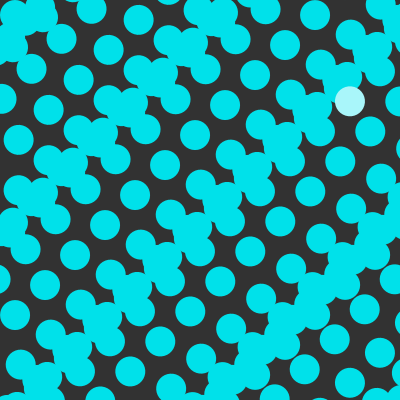
Frame 1 (no input)
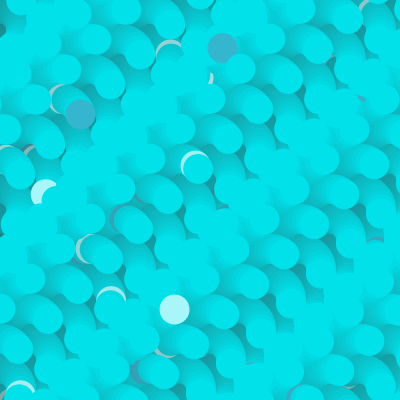
Frame 60 (the mouse pressed at the canvas centre just before this capture)
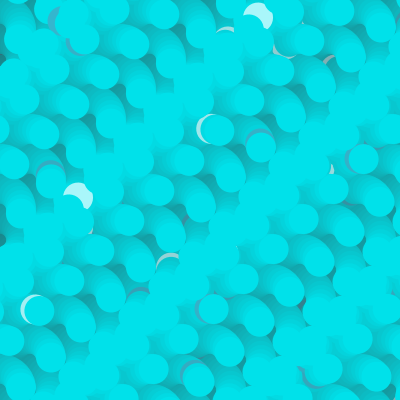
Frame 120 (the mouse held since frame 60 and released just before this capture)

The Processing sketch that drew these frames (run headless with seeded random() and noise(); from frame 60 on, the mouse is pressed at the canvas centre):

// Processing sketch: processing_173274
// ── processing_173274.pde

float rotation = 0;
float grid_size = 15;

void setup() {
  size(400, 400);
  background(50);
  smooth();
  noStroke();
  ellipseMode(CORNER);
}

//Shape creator function
void rotating_shape(float x, float y, float shape_size, float r) {
  translate(x, y);
  rotate(r);
  ellipse(0, 0, shape_size, shape_size);
  resetMatrix(); 
}

void draw() {
  //Motion Blur effect. Adds a rect() every frame with 10% opacity
  fill(50, 10);
  rect(0, 0, width, height);
  
  //The Main Loop. 
  float x = 0;
  while(x < grid_size) {
    float y = 0;
    while(y < grid_size) {
      //Fills an ellipse with light or dark blue. 1% chance
      if(random(100) > 99) {
        fill(#A9F6FA);
      } else if(random(100) > 99) {
        fill(#34B6CE);
      } else {
        fill(#00E1EA);
      }
      //Creates the shape
      rotating_shape(x * 30, y * 30, 30, rotation + x + y);
      y = y + 1;
    }
    x = x + 1;
  }
  
  //adds rotation factor
  rotation = rotation + 0.2;
  
}
